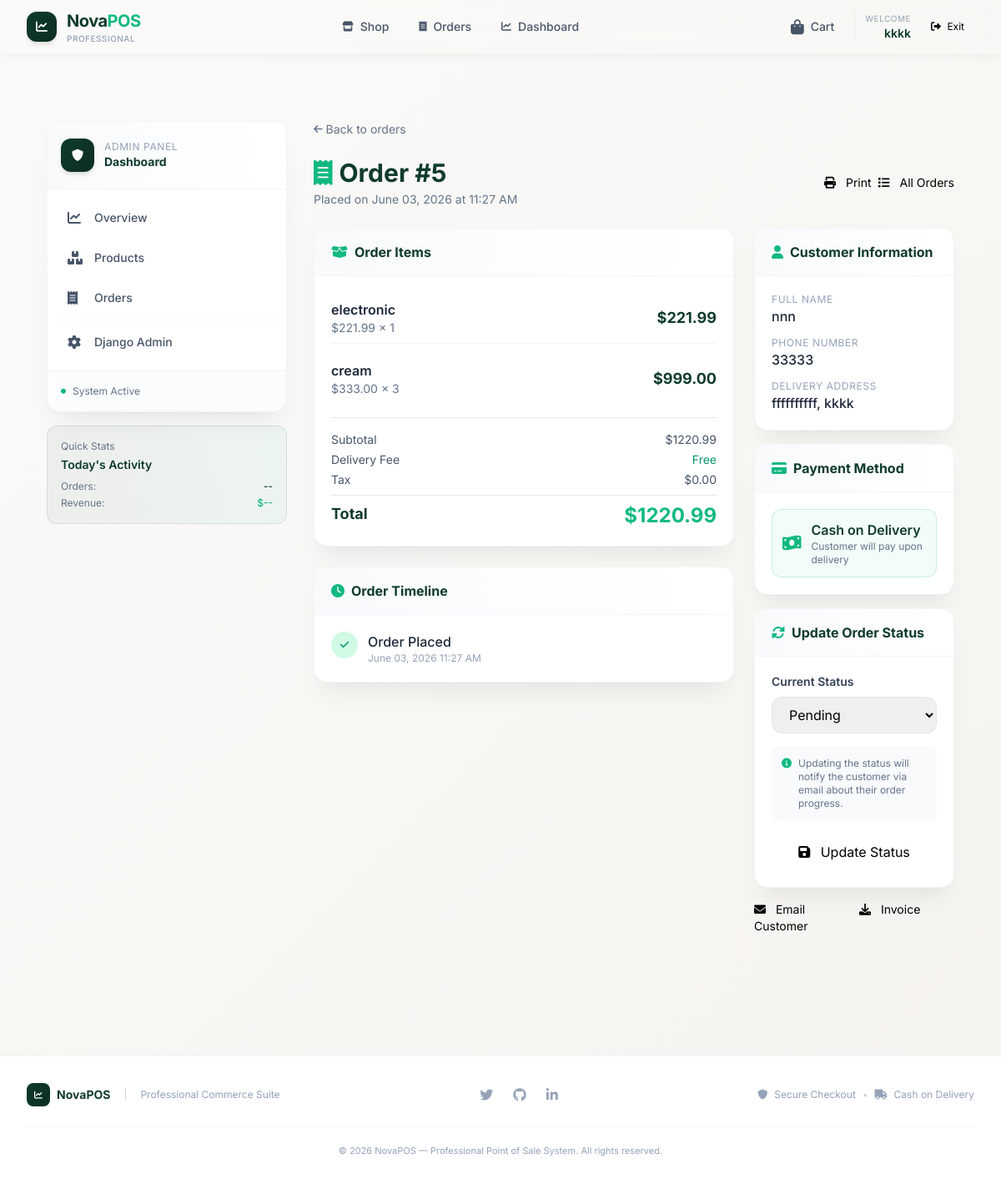
The page /dashboard/orders/5/ (signed in) on the database its author committed.
### orders/models.py (models this page shows, shortened)
class Order(models.Model):
    user = models.ForeignKey(User, on_delete=models.SET_NULL, null=True, blank=True, related_name='orders')
    full_name = models.CharField(max_length=120)
    phone = models.CharField(max_length=30)
    address = models.TextField()
    city = models.CharField(max_length=80)
    notes = models.TextField(blank=True)
    payment_method = models.CharField(max_length=30, default='cod')  # cash on delivery
    status = models.CharField(max_length=20, choices=STATUS_CHOICES, default='pending')
    total = models.DecimalField(max_digits=12, decimal_places=2, default=0)
    created_at = models.DateTimeField(auto_now_add=True)

class OrderItem(models.Model):
    order = models.ForeignKey(Order, related_name='items', on_delete=models.CASCADE)
    product = models.ForeignKey(Product, on_delete=models.SET_NULL, null=True)
    name = models.CharField(max_length=150)
    price = models.DecimalField(max_digits=10, decimal_places=2)
    quantity = models.PositiveIntegerField(default=1)
    @property
    def subtotal(self): return self.price * self.quantity

### dashboard/views.py (the view, shortened to what this page needs)
# urls.py: path('orders/<int:pk>/', views.order_detail, name='dash_order_detail'),
@login_required
@staff_required
def order_detail(request, pk):
    order = get_object_or_404(Order, pk=pk)
    return render(request, 'dashboard/order_detail.html', {'order': order, 'statuses': STATUS_CHOICES})

### orders/cart.py (called while the page is built)
    def __len__(self):
        return sum(i['quantity'] for i in self.cart.values())

### orders/context_processors.py (called while the page is built)
def cart_count(request):
    try:
        return {'cart_count': len(Cart(request))}
    except Exception:
        return {'cart_count': 0}

### templates/dashboard/order_detail.html (shortened to what this page needs)
{% extends 'dashboard/_layout.html' %}
{% block dash %}
<div class="space-y-6">
  <div class="flex items-center gap-2 text-sm">
    <a href="{% url 'dash_orders' %}" class="text-slate-500 hover:text-primary transition flex items-center gap-1">
      <i class="fas fa-arrow-left text-xs"></i> Back to orders
    </a>
  </div>
  <div class="flex flex-col sm:flex-row sm:items-center sm:justify-between gap-4">
    <div>
      <h1 class="text-2xl md:text-3xl font-bold text-primary flex items-center gap-2">
        <i class="fas fa-receipt text-accent"></i>
        Order #{{ order.id }}
      </h1>
      <p class="text-slate-500 text-sm mt-1">Placed on {{ order.created_at|date:'F d, Y' }} at {{ order.created_at|date:'g:i A' }}</p>
    </div>
    <div class="flex items-center gap-2">
      <button onclick="window.print()" class="btn-outline text-sm">
        <i class="fas fa-print mr-2"></i> Print
      </button>
      <a href="{% url 'dash_orders' %}" class="btn-outline text-sm">
        <i class="fas fa-list mr-2"></i> All Orders
      </a>
    </div>
  </div>
  <div class="grid lg:grid-cols-3 gap-6">
    <div class="lg:col-span-2 space-y-6">
      <div class="bg-white rounded-2xl shadow-card border border-slate-100 overflow-hidden">
        <div class="px-5 py-4 border-b border-slate-100 bg-gradient-to-r from-slate-50 to-white">
          <h2 class="font-bold text-primary flex items-center gap-2">
            <i class="fas fa-box-open text-accent"></i>
            Order Items
          </h2>
        </div>
        <div class="p-5">
          <div class="space-y-3">
            {% for item in order.items.all %}
            <div class="flex justify-between items-center py-2 {% if not forloop.last %}border-b border-slate-100{% endif %}">
              <div class="flex-1">
                <div class="font-semibold text-slate-800">{{ item.name }}</div>
                <div class="text-sm text-slate-500">${{ item.price }} × {{ item.quantity }}</div>
              </div>
              <div class="font-bold text-primary text-lg">${{ item.subtotal }}</div>
            </div>
            {% endfor %}
          </div>
          <div class="mt-4 pt-4 border-t border-slate-200">
            <div class="flex justify-between text-sm text-slate-600 mb-1">
              <span>Subtotal</span>
              <span>${{ order.total }}</span>
            </div>
            <div class="flex justify-between text-sm text-slate-600 mb-1">
              <span>Delivery Fee</span>
              <span class="text-emerald-600">Free</span>
            </div>
            <div class="flex justify-between text-sm text-slate-600 mb-1">
              <span>Tax</span>
              <span>$0.00</span>
            </div>
            <div class="flex justify-between pt-2 mt-2 border-t border-slate-200">
              <span class="font-bold text-primary text-lg">Total</span>
              <span class="font-bold text-accent text-2xl">${{ order.total }}</span>
            </div>
          </div>
        </div>
      </div>
      <div class="bg-white rounded-2xl shadow-card border border-slate-100 overflow-hidden">
        <div class="px-5 py-4 border-b border-slate-100 bg-gradient-to-r from-slate-50 to-white">
          <h2 class="font-bold text-primary flex items-center gap-2">
            <i class="fas fa-clock text-accent"></i>
            Order Timeline
          </h2>
        </div>
        <div class="p-5">
          <div class="space-y-4">
            <div class="flex gap-3">
              <div class="w-8 h-8 rounded-full bg-emerald-100 flex items-center justify-center flex-shrink-0">
                <i class="fas fa-check text-emerald-600 text-xs"></i>
              </div>
              <div>
                <p class="font-medium text-slate-800">Order Placed</p>
                <p class="text-xs text-slate-400">{{ order.created_at|date:'F d, Y g:i A' }}</p>
              </div>
            </div>
          </div>
        </div>
      </div>
    </div>
    <div class="space-y-4">
      <div class="bg-white rounded-2xl shadow-card border border-slate-100 overflow-hidden">
        <div class="px-5 py-4 border-b border-slate-100 bg-gradient-to-r from-slate-50 to-white">
          <h3 class="font-bold text-primary flex items-center gap-2">
            <i class="fas fa-user text-accent"></i>
            Customer Information
          </h3>
        </div>
        <div class="p-5 space-y-3">
          <div>
            <p class="text-xs text-slate-400 uppercase tracking-wider">Full Name</p>
            <p class="font-medium text-slate-800">{{ order.full_name|default:"-" }}</p>
          </div>
          <div>
            <p class="text-xs text-slate-400 uppercase tracking-wider">Phone Number</p>
            <p class="font-medium text-slate-800">{{ order.phone|default:"-" }}</p>
          </div>
          <div>
            <p class="text-xs text-slate-400 uppercase tracking-wider">Delivery Address</p>
            <p class="font-medium text-slate-800">{{ order.address|default:"-" }}{% if order.city %}, {{ order.city }}{% endif %}</p>
          </div>
        </div>
      </div>
      <div class="bg-white rounded-2xl shadow-card border border-slate-100 overflow-hidden">
        <div class="px-5 py-4 border-b border-slate-100 bg-gradient-to-r from-slate-50 to-white">
          <h3 class="font-bold text-primary flex items-center gap-2">
            <i class="fas fa-credit-card text-accent"></i>
            Payment Method
          </h3>
        </div>
        <div class="p-5">
          <div class="flex items-center gap-3 p-3 bg-accent/5 rounded-xl border border-accent/20">
            <i class="fas fa-money-bill-wave text-accent text-xl"></i>
            <div>
              <p class="font-semibold text-primary">Cash on Delivery</p>
              <p class="text-xs text-slate-500">Customer will pay upon delivery</p>
            </div>
          </div>
        </div>
      </div>
      <form method="post" class="bg-white rounded-2xl shadow-card border border-slate-100 overflow-hidden">
        <div class="px-5 py-4 border-b border-slate-100 bg-gradient-to-r from-slate-50 to-white">
          <h3 class="font-bold text-primary flex items-center gap-2">
            <i class="fas fa-sync-alt text-accent"></i>
            Update Order Status
          </h3>
        </div>
        <div class="p-5 space-y-4">
          <div>
            <label class="block text-sm font-semibold text-slate-700 mb-2">Current Status</label>
            <select name="status" class="w-full px-4 py-2.5 rounded-xl border border-slate-200 focus:border-accent focus:ring-2 focus:ring-accent/20">
              {% for status_code, status_label in statuses %}
              <option value="{{ status_code }}" {% if order.status == status_code %}selected{% endif %}>
                {{ status_label }}
              </option>
              {% endfor %}
            </select>
          </div>
          <div class="p-3 bg-slate-50 rounded-lg">
            <p class="text-xs text-slate-500 flex items-start gap-2">
              <i class="fas fa-info-circle text-accent mt-0.5"></i>
              <span>Updating the status will notify the customer via email about their order progress.</span>
            </p>
          </div>
          <button type="submit" class="btn-primary w-full justify-center py-2.5">
            <i class="fas fa-save mr-2"></i> Update Status
          </button>
        </div>
      </form>
      <div class="flex gap-3">
        <a href="#" class="flex-1 btn-outline justify-center text-sm">
          <i class="fas fa-envelope mr-2"></i> Email Customer
        </a>
        <a href="#" class="flex-1 btn-outline justify-center text-sm">
          <i class="fas fa-download mr-2"></i> Invoice
        </a>
      </div>
    </div>
  </div>
</div>
{% endblock %}

### templates/base.html (shortened to what this page needs)
{% load static %}
<!doctype html>
<html lang="en">
<head>
<script src="https://cdn.tailwindcss.com"></script>
<link rel="stylesheet" href="https://cdnjs.cloudflare.com/ajax/libs/font-awesome/6.0.0-beta3/css/all.min.css">
</head>
<body class="min-h-screen flex flex-col antialiased">
<header class="sticky top-0 z-50 bg-white/98 backdrop-blur-xl border-b border-slate-100 shadow-soft">
  <div class="max-w-7xl mx-auto px-5 lg:px-8">
    <div class="flex items-center justify-between h-16 lg:h-18">
      <a href="{% url 'product_list' %}" class="flex items-center gap-3 group">
        <div class="w-9 h-9 rounded-xl bg-gradient-to-br from-primary to-primary-dark flex items-center justify-center text-white shadow-md transition group-hover:scale-105">
          <i class="fas fa-chart-line text-sm"></i>
        </div>
        <div>
          <h1 class="font-bold text-xl tracking-tight text-primary">Nova<span class="text-accent">POS</span></h1>
          <p class="text-[10px] font-medium text-slate-400 tracking-wider">PROFESSIONAL</p>
        </div>
      </a>
      <nav class="hidden md:flex items-center gap-1">
        <a href="{% url 'product_list' %}" class="px-4 py-2 rounded-lg text-slate-600 hover:text-primary hover:bg-slate-50 transition font-medium text-sm flex items-center gap-2">
          <i class="fas fa-store text-xs"></i> Shop
        </a>
        {% if user.is_authenticated %}
        <a href="{% url 'my_orders' %}" class="px-4 py-2 rounded-lg text-slate-600 hover:text-primary hover:bg-slate-50 transition font-medium text-sm flex items-center gap-2">
          <i class="fas fa-receipt text-xs"></i> Orders
        </a>
        {% endif %}
        {% if user.is_staff %}
        <a href="{% url 'dash_home' %}" class="px-4 py-2 rounded-lg text-slate-600 hover:text-primary hover:bg-slate-50 transition font-medium text-sm flex items-center gap-2">
          <i class="fas fa-chart-line text-xs"></i> Dashboard
        </a>
        {% endif %}
      </nav>
      <div class="flex items-center gap-2">
        <a href="{% url 'cart_detail' %}" class=" relative flex items-center gap-2 px-3 py-2 rounded-xl text-slate-600 hover:bg-green-500 transition-all ">
          <i class="fas fa-shopping-bag text-lg  "></i>
          <span class="hidden sm:inline text-sm font-medium ">Cart</span>
        </a>
        {% if user.is_authenticated %}
        <div class="hidden lg:flex items-center gap-3 pl-3 ml-1 border-l border-slate-200">
          <div class="text-right">
            <p class="text-[10px] text-slate-400 uppercase tracking-wider">Welcome</p>
            <p class="text-sm font-semibold text-primary">{{ user.first_name|default:user.username }}</p>
          </div>
          <form method="post" action="{% url 'logout' %}" class="inline">
            <button class="btn-outline !py-1.5 !px-3 text-xs hover:bg-green-500 hover:text-white rounded-xl ">
              <i class="fas fa-sign-out-alt mr-1"></i> Exit
            </button>
          </form>
        </div>
        {% endif %}
      </div>
    </div>
  </div>
</header>
<main class="flex-1 w-full py-8 md:py-12">
  <div class="max-w-7xl mx-auto px-5 lg:px-8 animate-slide-up">
    {% block content %}{% endblock %}
  </div>
</main>
<footer class="border-t border-slate-100 bg-white mt-16 py-8">
  <div class="max-w-7xl mx-auto px-5 lg:px-8">
    <div class="flex flex-col md:flex-row justify-between items-center gap-5">
      <div class="flex items-center gap-2">
        <div class="w-7 h-7 rounded-lg bg-gradient-to-br from-primary to-primary-dark flex items-center justify-center text-white">
          <i class="fas fa-chart-line text-[10px]"></i>
        </div>
        <span class="font-bold text-primary text-sm">NovaPOS</span>
        <span class="text-slate-300 text-xs mx-2">|</span>
        <span class="text-slate-400 text-xs">Professional Commerce Suite</span>
      </div>
      <div class="flex gap-6">
        <a href="#" class="text-slate-400 hover:text-primary transition"><i class="fab fa-twitter"></i></a>
        <a href="#" class="text-slate-400 hover:text-primary transition"><i class="fab fa-github"></i></a>
        <a href="#" class="text-slate-400 hover:text-primary transition"><i class="fab fa-linkedin-in"></i></a>
      </div>
      <p class="text-xs text-slate-400 flex items-center gap-2">
        <i class="fas fa-shield-alt"></i> Secure Checkout
        <span class="text-slate-300">•</span>
        <i class="fas fa-truck"></i> Cash on Delivery
      </p>
    </div>
    <div class="mt-6 pt-5 border-t border-slate-100 text-center text-[11px] text-slate-400">
      © 2026 NovaPOS — Professional Point of Sale System. All rights reserved.
    </div>
  </div>
</footer>
</body>
</html>

### templates/base.html (style rules this page uses)
* { margin: 0; padding: 0; box-sizing: border-box; }
body { background: linear-gradient(135deg, #fafaf8 0%, #f5f3ef 100%); font-family: 'Inter', sans-serif; }
.btn-primary { @apply inline-flex items-center justify-center gap-2 px-5 py-2.5 rounded-xl font-semibold text-sm bg-primary text-white hover:bg-primary-dark transition-all duration-200 focus:outline-none focus:ring-2 focus:ring-offset-2 focus:ring-primary/40; }
.btn-outline { @apply inline-flex items-center justify-center gap-2 px-5 py-2.5 rounded-xl font-medium text-sm border border-slate-200 bg-white text-slate-700 hover:bg-slate-50 hover:border-slate-300 transition-all duration-200; }
label { @apply block text-sm font-semibold text-slate-700 mb-1.5; }

### templates/dashboard/_layout.html (style rules this page uses)
.animate-slide-up { animation: slideUp 0.3s ease-out; }

### rows shown on the page
Order: id "5", created_at "June 03, 2026", created_at "11:27 AM", total "1220.99", created_at "June 03, 2026 11:27 AM", full_name "nnn", phone "33333", address "ffffffffff", city "kkkk", status "Pending"
OrderItem: name "electronic", price "221.99", quantity "1", subtotal "221.99"
OrderItem: name "cream", price "333.00", quantity "3", subtotal "999.00"

### other values the page prints
{{ user.first_name|default:user.username }} "kkkk"
